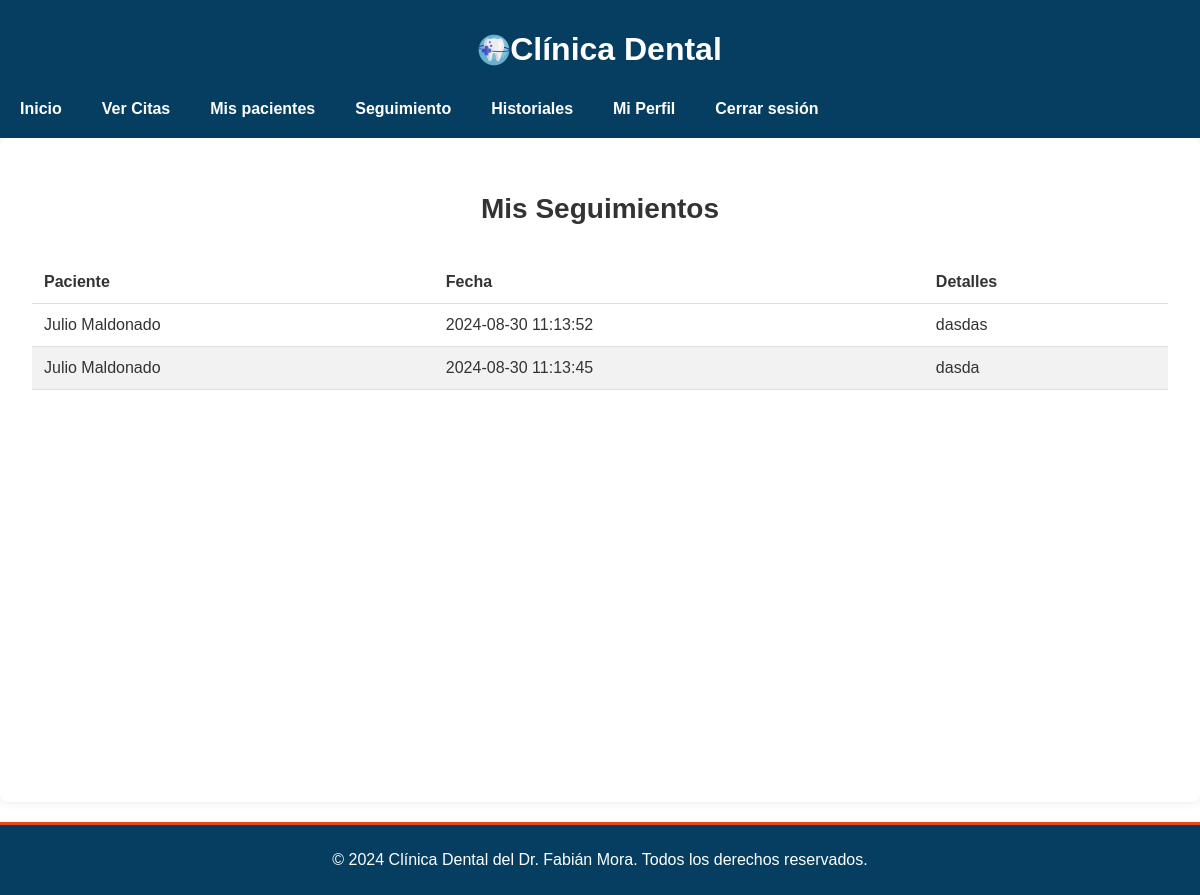
Page /Doctores/seguimiento.php (signed in) on the committed database.
### tables this page shows
CREATE TABLE `seguimientos` (
  `id` int(11) NOT NULL,
  `paciente_id` int(11) DEFAULT NULL,
  `doctor_id` int(11) DEFAULT NULL,
  `fecha` datetime DEFAULT NULL,
  `detalle` text DEFAULT NULL
);

CREATE TABLE `pacientes` (
  `id` int(11) NOT NULL,
  `usuario_id` int(11) DEFAULT NULL,
  `fecha_nacimiento` date DEFAULT NULL,
  `direccion` varchar(255) DEFAULT NULL,
  `telefono` varchar(20) DEFAULT NULL,
  `nombre` varchar(255) NOT NULL,
  `email` varchar(255) DEFAULT NULL
);

### Doctores/seguimiento.php (the view, shortened to what this page needs)
<?php
require '../Conexion/conexion.php';
$doctor_id = $_SESSION['usuario_id'];
$seguimientos = [];
$errores = [];
try {
    $stmt = $pdo->prepare('
        SELECT id FROM doctores WHERE usuario_id = :usuario_id
    ');
    $stmt->bindParam(':usuario_id', $doctor_id, PDO::PARAM_INT);
    $stmt->execute();
    $doctor = $stmt->fetch(PDO::FETCH_ASSOC);
    if ($doctor) {
        $doctor_id = $doctor['id'];
    } else {
        $errores[] = 'No se encontró el ID del doctor.';
    }
} catch (PDOException $e) {
    error_log('Error al obtener el ID del doctor: ' . $e->getMessage());
    $errores[] = 'Error al obtener el ID del doctor. Inténtelo de nuevo más tarde.';
}
try {
    $stmt = $pdo->prepare('
        SELECT seguimientos.id, paciente.nombre AS paciente_nombre, seguimientos.fecha, seguimientos.detalle
        FROM seguimientos
        JOIN pacientes AS paciente ON seguimientos.paciente_id = paciente.id
        WHERE seguimientos.doctor_id = :doctor_id
        ORDER BY seguimientos.fecha DESC
    ');
    $stmt->bindParam(':doctor_id', $doctor_id, PDO::PARAM_INT);
    $stmt->execute();
    $seguimientos = $stmt->fetchAll(PDO::FETCH_ASSOC);
} catch (PDOException $e) {
    error_log('Error en la consulta de seguimientos: ' . $e->getMessage());
    $errores[] = 'Error al obtener los seguimientos. Inténtelo de nuevo más tarde.';
}
?>
<!DOCTYPE html>
<html lang="es">
<head>
    <link rel="stylesheet" href="/css/styles.css">
</head>
<body>
<header class="header">
        <div class="container">
            <h1 class="logo">
                <img src="/Imagenes/odontologia.png" alt="Logo de Clínica Dental">
                Clínica Dental
            </h1>
            <nav class="nav">
                <a href="principal_doctores.php" class="nav-link">Inicio</a>
                <a href="ver_citas.php" class="nav-link">Ver Citas</a>
                <a href="ver_paciente.php" class="nav-link">Mis pacientes</a>
                <a href="seguimiento.php"class="nav-link">Seguimiento</a>
                <a href="ver_historial.php"class="nav-link">Historiales</a>
                <a href="perfil.php" class="nav-link">Mi Perfil</a>
                <a href="../logout.php" class="nav-link">Cerrar sesión</a>
            </nav>
        </div>
    </header>
<main>
    <section class="container-principal">
        <h2>Mis Seguimientos</h2>
        <table class="table">
            <thead>
                <tr>
                    <th>Paciente</th>
                    <th>Fecha</th>
                    <th>Detalles</th>
                </tr>
            </thead>
            <tbody>
                <?php if (count($seguimientos) > 0): ?>
                    <?php foreach ($seguimientos as $seguimiento): ?>
                        <tr id="seguimiento-<?php echo htmlspecialchars($seguimiento['id']); ?>">
                            <td><?php echo htmlspecialchars($seguimiento['paciente_nombre'], ENT_QUOTES, 'UTF-8'); ?></td>
                            <td><?php echo htmlspecialchars($seguimiento['fecha'], ENT_QUOTES, 'UTF-8'); ?></td>
                            <td><?php echo htmlspecialchars($seguimiento['detalle'], ENT_QUOTES, 'UTF-8'); ?></td>
                        </tr>
                    <?php endforeach; ?>
                <?php else: ?>
                    <tr>
                        <td colspan="3">No hay seguimientos registrados.</td>
                    </tr>
                <?php endif; ?>
            </tbody>
        </table>
    </section>
</main>
<footer class="footer">
    <div class="container">
        <p>&copy; 2024 Clínica Dental del Dr. Fabián Mora. Todos los derechos reservados.</p>
    </div>
</footer>
</body>
</html>

### css/styles.css (style rules this page uses)
body { font-family: 'Arial', sans-serif; margin: 0; padding: 0; }
.header { background: #063e61; color: #fff; padding: 10px 0; justify-content: center; }
.header .logo { display: flex; align-items: center; justify-content: center; }
.header .logo img { max-width: 120px; height: auto; }
.nav { display: flex; justify-content: left; }
.nav .nav-link { text-decoration: none; color: #fff; padding: 10px 20px; display: block; font-weight: bold; transition: background 0.3s, color 0.3s; }
body { font-family: 'Arial', sans-serif; color: #333; margin: 0; padding: 0; }
footer { background: #063e61; color: #ffffff; text-align: center; padding: 10px 0; margin-top: 20px; border-top: #e8491d 3px solid; }
.table { width: 100%; height: 100%; border-collapse: collapse; margin-top: 20px; }
.table th, .table td { padding: 12px; text-align: left; border-bottom: 1px solid #ddd; }
.table th { background-color: none; color: #333; font-weight: bold; }
.table tr:nth-child(even) { background-color: #f2f2f2; }
.container-principal { padding: 2rem; max-width: 1200px; margin: 0 auto; background-color: #ffffff; border-radius: 8px; box-shadow: 0 0 10px rgba(0, 0, 0, 0.1); position: relative; min-height: 600px; display: flex; flex-direction: column; }
h2 { font-size: 1.75rem; color: #333; margin-bottom: 1rem; text-align: center; }

### rows in the picture
seguimientos: paciente.nombre "Julio Maldonado", fecha "2024-08-30 11:13:52", detalle "dasdas"
seguimientos: paciente.nombre "Julio Maldonado", fecha "2024-08-30 11:13:45", detalle "dasda"
